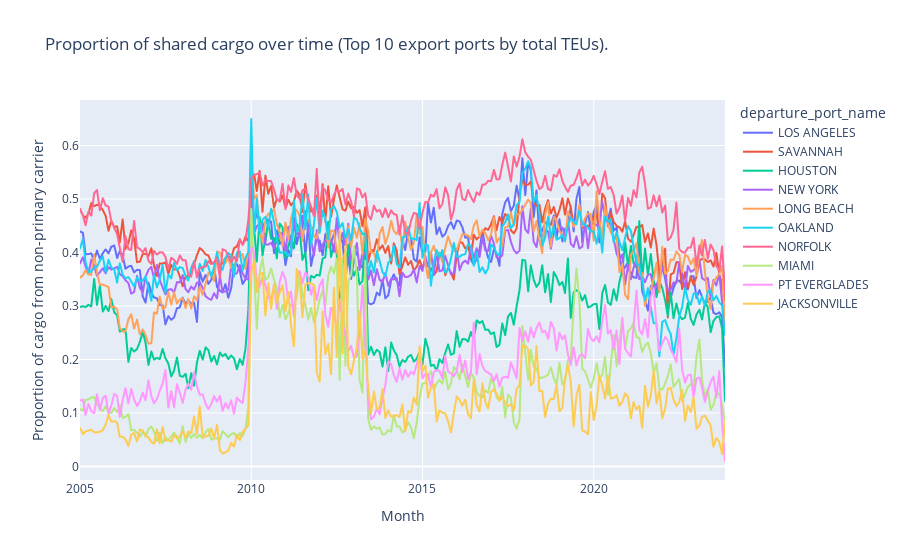

Notebook source saved alongside this figure:
### Code cell
sharing_over_time_plotly(
    data_lf=exports_lf,
    group_var='departure_port_name',
    title='Proportion of shared cargo over time (Top 10 export ports by total TEUs).')

### Figure 1 — Plotly figure (JSON) as saved in the notebook; plotly's stock layout.template omitted (floating-point values rounded to 4 significant figures; data arrays with more than 128 entries replaced by an {"elided": "..."} marker saying what was removed)
{"data": [{"hovertemplate": "departure_port_name=LOS ANGELES<br>Month=%{x}<br>Proportion of cargo from non-primary carrier=%{y}<extra></extra>", "legendgroup": "LOS ANGELES", "line": {"color": "#636efa", "dash": "solid"}, "marker": {"symbol": "circle"}, "mode": "lines", "name": "LOS ANGELES", "showlegend": true, "type": "scattergl", "x": {"elided": "227 str values"}, "xaxis": "x", "y": {"elided": "227 float values"}, "yaxis": "y"}, {"hovertemplate": "departure_port_name=SAVANNAH<br>Month=%{x}<br>Proportion of cargo from non-primary carrier=%{y}<extra></extra>", "legendgroup": "SAVANNAH", "line": {"color": "#EF553B", "dash": "solid"}, "marker": {"symbol": "circle"}, "mode": "lines", "name": "SAVANNAH", "showlegend": true, "type": "scattergl", "x": {"elided": "227 str values"}, "xaxis": "x", "y": {"elided": "227 float values"}, "yaxis": "y"}, {"hovertemplate": "departure_port_name=HOUSTON<br>Month=%{x}<br>Proportion of cargo from non-primary carrier=%{y}<extra></extra>", "legendgroup": "HOUSTON", "line": {"color": "#00cc96", "dash": "solid"}, "marker": {"symbol": "circle"}, "mode": "lines", "name": "HOUSTON", "showlegend": true, "type": "scattergl", "x": {"elided": "227 str values"}, "xaxis": "x", "y": {"elided": "227 float values"}, "yaxis": "y"}, {"hovertemplate": "departure_port_name=NEW YORK<br>Month=%{x}<br>Proportion of cargo from non-primary carrier=%{y}<extra></extra>", "legendgroup": "NEW YORK", "line": {"color": "#ab63fa", "dash": "solid"}, "marker": {"symbol": "circle"}, "mode": "lines", "name": "NEW YORK", "showlegend": true, "type": "scattergl", "x": {"elided": "227 str values"}, "xaxis": "x", "y": {"elided": "227 float values"}, "yaxis": "y"}, {"hovertemplate": "departure_port_name=LONG BEACH<br>Month=%{x}<br>Proportion of cargo from non-primary carrier=%{y}<extra></extra>", "legendgroup": "LONG BEACH", "line": {"color": "#FFA15A", "dash": "solid"}, "marker": {"symbol": "circle"}, "mode": "lines", "name": "LONG BEACH", "showlegend": true, "type": "scattergl", "x": {"elided": "227 str values"}, "xaxis": "x", "y": {"elided": "227 float values"}, "yaxis": "y"}, {"hovertemplate": "departure_port_name=OAKLAND<br>Month=%{x}<br>Proportion of cargo from non-primary carrier=%{y}<extra></extra>", "legendgroup": "OAKLAND", "line": {"color": "#19d3f3", "dash": "solid"}, "marker": {"symbol": "circle"}, "mode": "lines", "name": "OAKLAND", "showlegend": true, "type": "scattergl", "x": {"elided": "227 str values"}, "xaxis": "x", "y": {"elided": "227 float values"}, "yaxis": "y"}, {"hovertemplate": "departure_port_name=NORFOLK<br>Month=%{x}<br>Proportion of cargo from non-primary carrier=%{y}<extra></extra>", "legendgroup": "NORFOLK", "line": {"color": "#FF6692", "dash": "solid"}, "marker": {"symbol": "circle"}, "mode": "lines", "name": "NORFOLK", "showlegend": true, "type": "scattergl", "x": {"elided": "227 str values"}, "xaxis": "x", "y": {"elided": "227 float values"}, "yaxis": "y"}, {"hovertemplate": "departure_port_name=MIAMI<br>Month=%{x}<br>Proportion of cargo from non-primary carrier=%{y}<extra></extra>", "legendgroup": "MIAMI", "line": {"color": "#B6E880", "dash": "solid"}, "marker": {"symbol": "circle"}, "mode": "lines", "name": "MIAMI", "showlegend": true, "type": "scattergl", "x": {"elided": "227 str values"}, "xaxis": "x", "y": {"elided": "227 float values"}, "yaxis": "y"}, {"hovertemplate": "departure_port_name=PT EVERGLADES<br>Month=%{x}<br>Proportion of cargo from non-primary carrier=%{y}<extra></extra>", "legendgroup": "PT EVERGLADES", "line": {"color": "#FF97FF", "dash": "solid"}, "marker": {"symbol": "circle"}, "mode": "lines", "name": "PT EVERGLADES", "showlegend": true, "type": "scattergl", "x": {"elided": "227 str values"}, "xaxis": "x", "y": {"elided": "227 float values"}, "yaxis": "y"}, {"hovertemplate": "departure_port_name=JACKSONVILLE<br>Month=%{x}<br>Proportion of cargo from non-primary carrier=%{y}<extra></extra>", "legendgroup": "JACKSONVILLE", "line": {"color": "#FECB52", "dash": "solid"}, "marker": {"symbol": "circle"}, "mode": "lines", "name": "JACKSONVILLE", "showlegend": true, "type": "scattergl", "x": {"elided": "227 str values"}, "xaxis": "x", "y": {"elided": "227 float values"}, "yaxis": "y"}], "layout": {"legend": {"title": {"text": "departure_port_name"}, "tracegroupgap": 0}, "title": {"text": "Proportion of shared cargo over time (Top 10 export ports by total TEUs)."}, "xaxis": {"anchor": "y", "domain": [0, 1], "title": {"text": "Month"}}, "yaxis": {"anchor": "x", "domain": [0, 1], "title": {"text": "Proportion of cargo from non-primary carrier"}}}}
